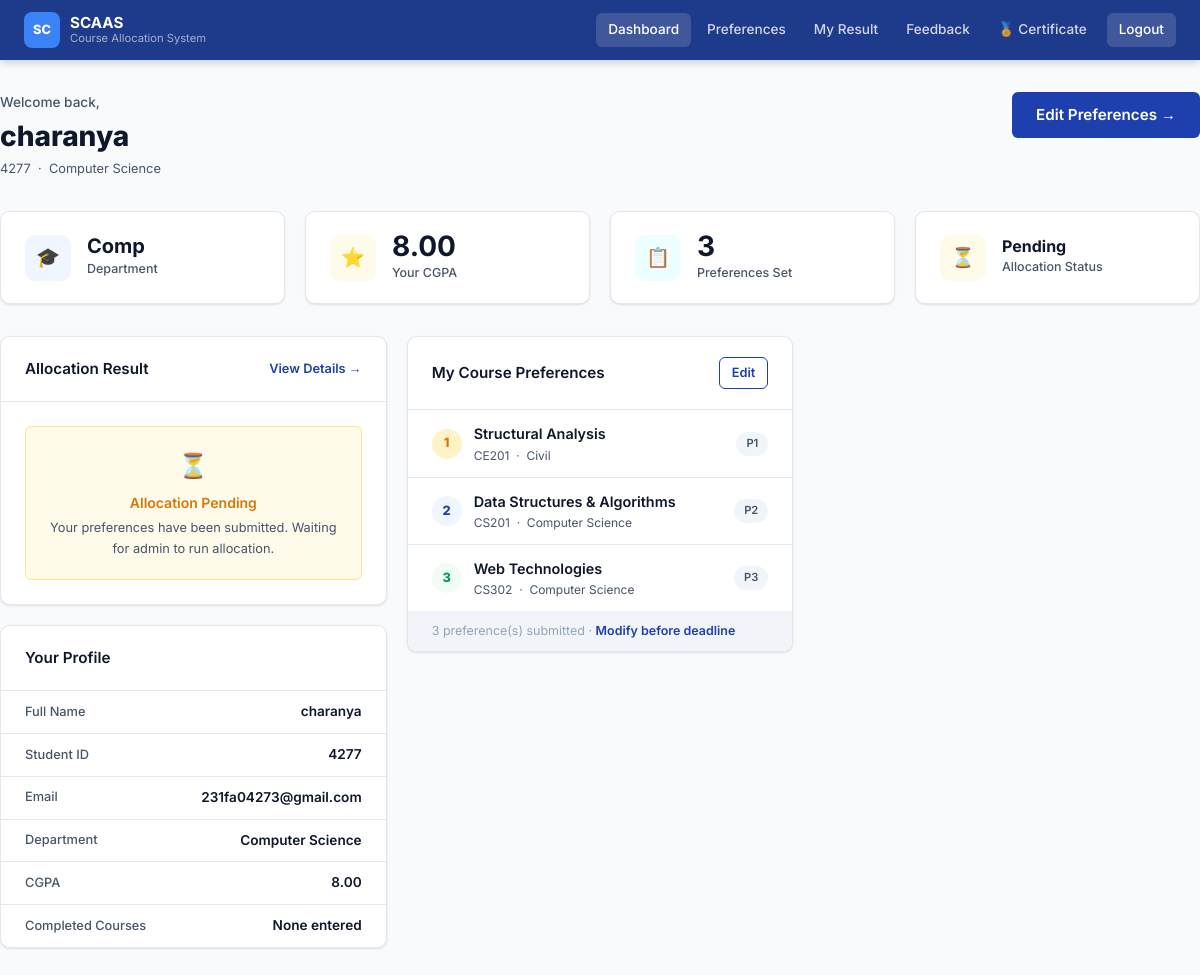
Before: /dashboard (signed in) with the older database file.
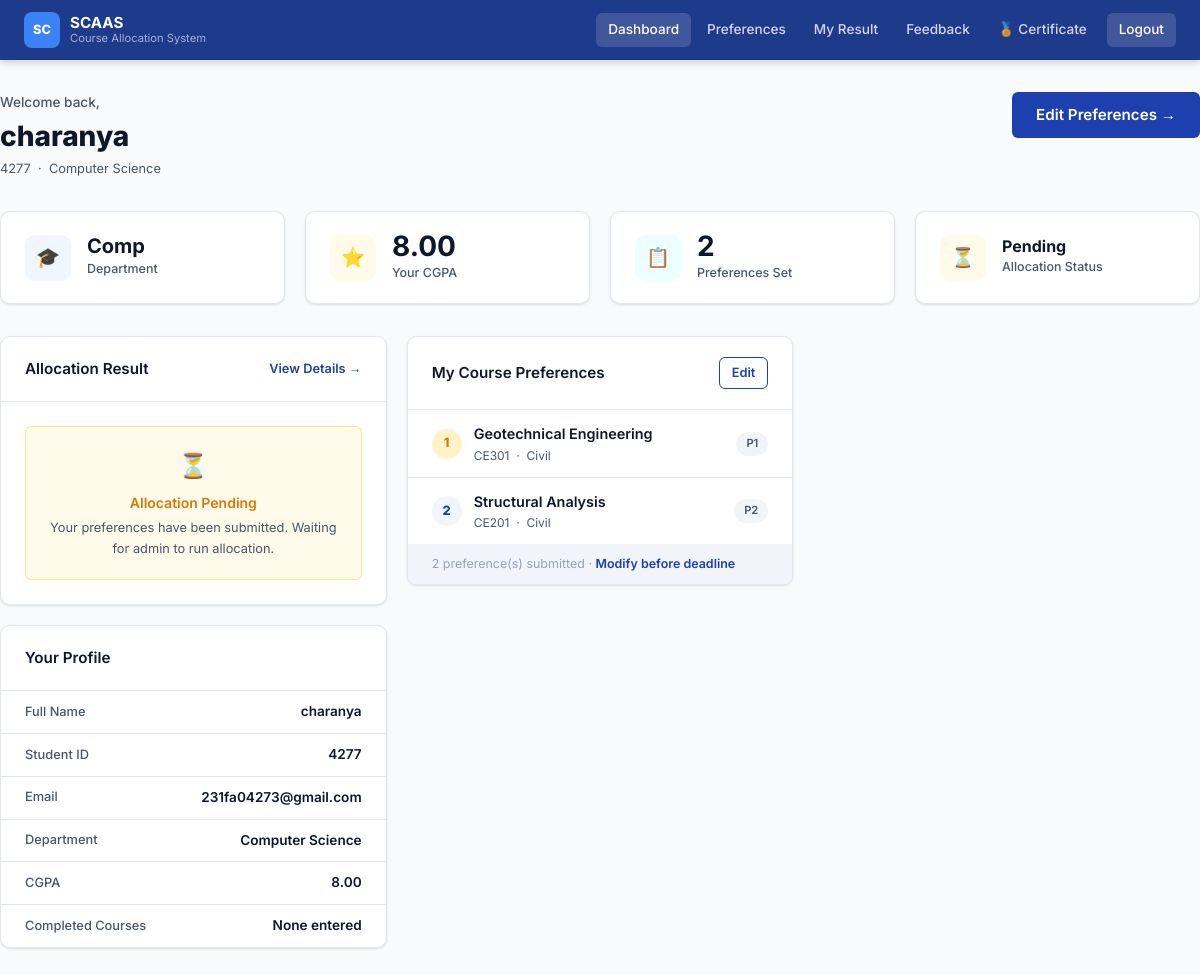
After: the same page with the newer database file.
### tables this page shows
CREATE TABLE students (
        id INTEGER PRIMARY KEY AUTOINCREMENT, name TEXT NOT NULL,
        student_id TEXT UNIQUE NOT NULL, email TEXT UNIQUE NOT NULL,
        password TEXT NOT NULL, department TEXT NOT NULL,
        cgpa REAL DEFAULT 0.0, completed_courses TEXT DEFAULT '',
        created_at TIMESTAMP DEFAULT CURRENT_TIMESTAMP);

CREATE TABLE preferences (
        id INTEGER PRIMARY KEY AUTOINCREMENT, student_id INTEGER NOT NULL,
        course_id INTEGER NOT NULL, priority_rank INTEGER NOT NULL,
        submitted_at TIMESTAMP DEFAULT CURRENT_TIMESTAMP,
        FOREIGN KEY(student_id) REFERENCES students(id) ON DELETE CASCADE,
        FOREIGN KEY(course_id) REFERENCES courses(course_id) ON DELETE CASCADE,
        UNIQUE(student_id, course_id));

CREATE TABLE courses (
        course_id INTEGER PRIMARY KEY AUTOINCREMENT, course_name TEXT NOT NULL,
        course_code TEXT UNIQUE NOT NULL, department TEXT NOT NULL,
        seat_capacity INTEGER NOT NULL, seats_remaining INTEGER NOT NULL,
        prerequisite TEXT DEFAULT 'None', day TEXT DEFAULT 'Monday',
        time_slot TEXT DEFAULT '09:00-10:30', venue TEXT DEFAULT 'TBD',
        description TEXT DEFAULT '', is_active INTEGER DEFAULT 1,
        created_at TIMESTAMP DEFAULT CURRENT_TIMESTAMP, start_date TEXT DEFAULT '', end_date TEXT DEFAULT '');

### app.py (the view, shortened to what this page needs)
@app.route('/dashboard')
def dashboard():
    if session.get('role') != 'student': return redirect(url_for('login'))
    conn = get_db()
    student = conn.execute('SELECT * FROM students WHERE id=?', (session['student_id'],)).fetchone()
    allocation = conn.execute('''SELECT a.*, c.course_name, c.course_code, c.department, c.day, c.time_slot, c.venue
        FROM allocations a JOIN courses c ON a.course_id=c.course_id
        WHERE a.student_id=? AND a.allocation_status="Allocated"''', (session['student_id'],)).fetchone()
    prefs = conn.execute('''SELECT p.*, c.course_name, c.course_code, c.department
        FROM preferences p JOIN courses c ON p.course_id=c.course_id
        WHERE p.student_id=? ORDER BY p.priority_rank''', (session['student_id'],)).fetchall()
    settings = conn.execute('SELECT * FROM allocation_settings WHERE id=1').fetchone()
    has_feedback = False
    has_cert = False
    conn.close()
    return render_template('dashboard.html', student=student, allocation=allocation,
        preferences=prefs, settings=settings, has_feedback=has_feedback, has_cert=has_cert)

### app.py (called while the page is built)
def get_db():
    conn = sqlite3.connect(DB_PATH)
    conn.row_factory = sqlite3.Row
    conn.execute("PRAGMA foreign_keys = ON")
    return conn

### templates/dashboard.html (shortened to what this page needs)
{% extends "base.html" %}
{% block content %}
<div class="container page-wrap">
  <div style="display:flex;justify-content:space-between;align-items:flex-start;margin-bottom:2rem;flex-wrap:wrap;gap:1rem;">
    <div>
      <p style="color:var(--text2);font-size:0.85rem;font-weight:500;">Welcome back,</p>
      <h1 style="font-size:1.75rem;font-weight:800;">{{ student['name'] }}</h1>
      <p style="color:var(--text2);font-size:0.8rem;">{{ student['student_id'] }} &nbsp;·&nbsp; {{ student['department'] }}</p>
    </div>
    {% if settings['allow_modifications'] %}
    <div style="display:flex;gap:8px;flex-wrap:wrap;">
      <a href="/preferences" class="btn btn-primary btn-lg">
        {% if preferences %}Edit Preferences{% else %}Select Preferences{% endif %} →
      </a>
    </div>
    {% endif %}
  </div>
  <div class="grid grid-4" style="margin-bottom:2rem;">
    <div class="stat-card">
      <div class="stat-icon blue">🎓</div>
      <div><div class="stat-value" style="font-size:1.25rem;">{{ student['department'][:4] }}</div><div class="stat-label">Department</div></div>
    </div>
    <div class="stat-card">
      <div class="stat-icon amber">⭐</div>
      <div><div class="stat-value">{{ "%.2f"|format(student['cgpa']) }}</div><div class="stat-label">Your CGPA</div></div>
    </div>
    <div class="stat-card">
      <div class="stat-icon cyan">📋</div>
      <div><div class="stat-value">{{ preferences|length }}</div><div class="stat-label">Preferences Set</div></div>
    </div>
    <div class="stat-card">
      <div class="stat-icon {% if allocation %}green{% else %}amber{% endif %}">{% if allocation %}✓{% else %}⏳{% endif %}</div>
      <div><div class="stat-value" style="font-size:1rem;">{% if allocation %}Allocated{% else %}Pending{% endif %}</div><div class="stat-label">Allocation Status</div></div>
    </div>
  </div>
  <div class="grid grid-2" style="align-items:start;">
    <div style="display:flex;flex-direction:column;gap:1.25rem;">
      <div class="card">
        <div class="card-header"><h3>Allocation Result</h3><a href="/my-allocation" style="font-size:0.8rem;color:var(--primary);text-decoration:none;font-weight:600;">View Details →</a></div>
        <div class="card-body">
          {% if allocation %}
          <div style="background:#f0fdf4;border:1px solid #bbf7d0;border-radius:var(--radius-sm);padding:1.25rem;">
            <div style="display:flex;align-items:center;gap:8px;margin-bottom:0.5rem;">
              <span style="color:var(--success);font-size:1.1rem;">✅</span>
              <span style="font-weight:700;color:var(--success);">Course Allocated Successfully</span>
            </div>
            <div style="font-size:1.1rem;font-weight:700;color:var(--text);margin-bottom:2px;">{{ allocation['course_name'] }}</div>
            <div style="font-size:0.8rem;color:var(--text2);">{{ allocation['course_code'] }} &nbsp;·&nbsp; {{ allocation['department'] }}</div>
            <div style="font-size:0.8rem;color:var(--text2);margin-top:4px;">{{ allocation['day'] }} &nbsp;·&nbsp; {{ allocation['time_slot'] }}</div>
          </div>
          {% else %}
          <div style="background:#fffbeb;border:1px solid #fde68a;border-radius:var(--radius-sm);padding:1.25rem;text-align:center;">
            <div style="font-size:1.5rem;margin-bottom:6px;">⏳</div>
            <div style="font-weight:600;color:var(--warning);margin-bottom:4px;">Allocation Pending</div>
            <div style="font-size:0.8rem;color:var(--text2);">
              {% if preferences %}Your preferences have been submitted. Waiting for admin to run allocation.
              {% else %}Please submit your course preferences first.{% endif %}
            </div>
          </div>
          {% endif %}
        </div>
      </div>
      <div class="card">
        <div class="card-header"><h3>Your Profile</h3></div>
        <div class="card-body" style="padding:0;">
          {% for label, value in [('Full Name', student['name']),('Student ID', student['student_id']),('Email', student['email']),('Department', student['department']),('CGPA', "%.2f"|format(student['cgpa'])),('Completed Courses', student['completed_courses'] or 'None entered')] %}
          <div style="display:flex;justify-content:space-between;align-items:center;padding:10px 1.5rem;{% if not loop.last %}border-bottom:1px solid var(--border);{% endif %}">
            <span style="font-size:0.8rem;color:var(--text2);font-weight:500;">{{ label }}</span>
            <span style="font-size:0.85rem;font-weight:600;color:var(--text);max-width:220px;text-align:right;word-break:break-all;">{{ value }}</span>
          </div>
          {% endfor %}
        </div>
      </div>
    </div>
    <div class="card">
      <div class="card-header">
        <h3>My Course Preferences</h3>
        {% if settings['allow_modifications'] %}<a href="/preferences" class="btn btn-sm btn-outline">{% if preferences %}Edit{% else %}Select{% endif %}</a>{% endif %}
      </div>
      <div class="card-body" style="padding:0;">
        {% if preferences %}
          {% for pref in preferences %}
          <div style="display:flex;align-items:center;gap:12px;padding:12px 1.5rem;{% if not loop.last %}border-bottom:1px solid var(--border);{% endif %}">
            <div style="width:30px;height:30px;border-radius:50%;display:flex;align-items:center;justify-content:center;font-size:0.8rem;font-weight:800;flex-shrink:0;
              {% if loop.index==1 %}background:#fef3c7;color:#d97706;
              {% elif loop.index==2 %}background:#eff6ff;color:var(--primary);
              {% elif loop.index==3 %}background:#f0fdf4;color:var(--success);
              {% else %}background:var(--bg2);color:var(--text2);{% endif %}">{{ loop.index }}</div>
            <div style="flex:1;">
              <div style="font-size:0.9rem;font-weight:600;">{{ pref['course_name'] }}</div>
              <div style="font-size:0.75rem;color:var(--text2);">{{ pref['course_code'] }} &nbsp;·&nbsp; {{ pref['department'] }}</div>
            </div>
            <span class="badge badge-gray" style="font-size:0.7rem;">P{{ loop.index }}</span>
          </div>
          {% endfor %}
          <div style="padding:10px 1.5rem;background:var(--bg2);border-radius:0 0 var(--radius) var(--radius);">
            <div style="font-size:0.78rem;color:var(--text3);">{{ preferences|length }} preference(s) submitted{% if settings['allow_modifications'] %} · <a href="/preferences" style="color:var(--primary);text-decoration:none;font-weight:600;">Modify before deadline</a>{% endif %}</div>
          </div>
        {% endif %}
      </div>
    </div>
  </div>
</div>
{% endblock %}

### templates/base.html (shortened to what this page needs)
<!DOCTYPE html>
<html lang="en">
<head>
</head>
<body>
<nav>
  <a href="/" class="nav-brand">
    <div class="nav-logo">SC</div>
    <div class="nav-title">
      <span>SCAAS</span>
      <span>Course Allocation System</span>
    </div>
  </a>
  <div class="nav-links">
    {% if session.get('role') == 'student' %}
      <a href="/dashboard" class="{% if request.path=='/dashboard' %}nav-active{% endif %}">Dashboard</a>
      <a href="/preferences" class="{% if request.path=='/preferences' %}nav-active{% endif %}">Preferences</a>
      <a href="/my-allocation" class="{% if request.path=='/my-allocation' %}nav-active{% endif %}">My Result</a>
      <a href="/feedback" class="{% if request.path=='/feedback' %}nav-active{% endif %}">Feedback</a>
      <a href="/certificate" class="{% if request.path=='/certificate' %}nav-active{% endif %}">🏅 Certificate</a>
      <a href="/logout" class="btn btn-sm" style="background:rgba(255,255,255,0.15);color:#fff;margin-left:4px;">Logout</a>
    {% else %}
      <a href="/">Home</a>
      <a href="/login">Login</a>
      <a href="/signup" class="btn btn-sm" style="background:var(--primary-light);color:#fff;margin-left:4px;">Sign Up</a>
      <a href="/admin/login" style="font-size:0.78rem;opacity:0.7;">Admin</a>
    {% endif %}
  </div>
</nav>
{% block content %}{% endblock %}
</body>
</html>

### templates/base.html (style rules this page uses)
:root { --primary: #1e40af; --primary-light: #3b82f6; --primary-dark: #1e3a8a; --secondary: #0891b2; --accent: #f59e0b; --success: #059669; --warning: #d97706; --danger: #dc2626; --bg: #f8fafc; --bg2: #f1f5f9; --bg3: #e2e8f0; --surface: #ffffff; --surface2: #f8fafc; --text: #0f172a; --text2: #475569; --text3: #94a3b8; --border: #e2e8f0; --border2: #cbd5e1; --shadow: 0 1px 3px rgba(0,0,0,0.08), 0 1px 2px rgba(0,0,0,0.04); --shadow-md: 0 4px 6px rgba(0,0,0,0.07), 0 2px 4px rgba(0,0,0,0.04); --shadow-lg: 0 10px 15px rgba(0,0,0,0.08), 0 4px 6px rgba(0,0,0,0.04); --radius: 10px; --radius-sm: 6px; --radius-lg: 14px; }
* { margin:0; padding:0; box-sizing:border-box; }
body { font-family:'Inter',sans-serif; background:var(--bg); color:var(--text); min-height:100vh; font-size:14px; line-height:1.6; }
nav { background:var(--primary-dark); padding:0 1.5rem; display:flex; align-items:center; justify-content:space-between; height:60px; position:sticky; top:0; z-index:100; box-shadow:0 2px 8px rgba(0,0,0,0.2); }
.nav-brand { font-size:1rem; font-weight:700; color:#fff; text-decoration:none; display:flex; align-items:center; gap:10px; }
.nav-logo { width:36px; height:36px; background:var(--primary-light); border-radius:8px; display:flex; align-items:center; justify-content:center; font-size:0.8rem; font-weight:800; color:#fff; }
.nav-title { display:flex; flex-direction:column; line-height:1.2; }
.nav-title span:first-child { font-size:0.95rem; font-weight:700; }
.nav-title span:last-child { font-size:0.7rem; color:rgba(255,255,255,0.6); font-weight:400; }
.nav-links { display:flex; gap:4px; align-items:center; }
.nav-links a { color:rgba(255,255,255,0.8); text-decoration:none; padding:6px 12px; border-radius:var(--radius-sm); font-size:0.85rem; font-weight:500; transition:all 0.15s; }
.nav-links a.nav-active { color:#fff; background:rgba(255,255,255,0.15); }
.btn { display:inline-flex; align-items:center; gap:6px; padding:8px 18px; border-radius:var(--radius-sm); font-size:0.85rem; font-weight:600; cursor:pointer; border:none; transition:all 0.15s; text-decoration:none; font-family:'Inter',sans-serif; white-space:nowrap; }
.btn-primary { background:var(--primary); color:#fff; }
.btn-outline { background:transparent; color:var(--primary); border:1.5px solid var(--primary); }
.btn-sm { padding:5px 12px; font-size:0.8rem; }
.btn-lg { padding:11px 24px; font-size:0.95rem; }
.container { max-width:1200px; margin:0 auto; padding:0 1.5rem; }
.page-wrap { padding:2rem 0 3rem; }
.card { background:var(--surface); border:1px solid var(--border); border-radius:var(--radius); box-shadow:var(--shadow); }
.card-body { padding:1.5rem; }
.card-header { padding:1.25rem 1.5rem; border-bottom:1px solid var(--border); display:flex; align-items:center; justify-content:space-between; }
.card-header h3 { font-size:0.95rem; font-weight:600; color:var(--text); }
.grid { display:grid; gap:1.25rem; }
.grid-2 { grid-template-columns: repeat(auto-fill, minmax(340px,1fr)); }
.grid-4 { grid-template-columns: repeat(4,1fr); }
.stat-card { background:var(--surface); border:1px solid var(--border); border-radius:var(--radius); padding:1.25rem 1.5rem; display:flex; align-items:center; gap:1rem; box-shadow:var(--shadow); }
.stat-icon { width:46px; height:46px; border-radius:10px; display:flex; align-items:center; justify-content:center; font-size:1.2rem; flex-shrink:0; }
.stat-icon.blue { background:#eff6ff; color:var(--primary); }
.stat-icon.amber { background:#fffbeb; color:var(--warning); }
.stat-icon.cyan { background:#ecfeff; color:var(--secondary); }
.stat-value { font-size:1.75rem; font-weight:700; line-height:1; color:var(--text); }
.stat-label { font-size:0.78rem; color:var(--text2); margin-top:3px; font-weight:500; }
.badge { display:inline-flex; align-items:center; padding:3px 10px; border-radius:999px; font-size:0.75rem; font-weight:600; }
.badge-gray { background:var(--bg2); color:var(--text2); }

Changed rows visible on the page:
removed preferences: course_name "Data Structures & Algorithms", course_code "CS201", department "Computer Science"
removed preferences: course_name "Web Technologies", course_code "CS302", department "Computer Science"
added preferences: course_name "Geotechnical Engineering", course_code "CE301", department "Civil"
Other visible differences:
{{ preferences|length }}: "3" → "2"
